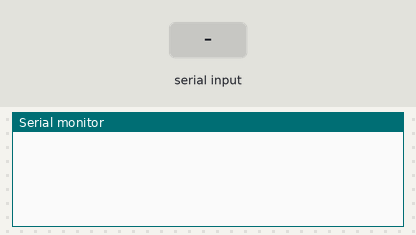
Recording of a sketch running on a simulated Arduino Uno, built with avr-gcc and run on an emulated ATmega328P. On the bench: the last lines printed to the serial monitor. The inputs (shaded band) are chosen by the test bench.

Above: at 1.2 s.
1.3 s: byte 1 (1) received over Serial
At 2.0 s:
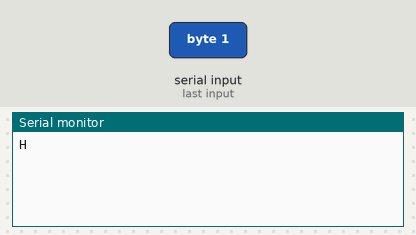
At 2.7 s:
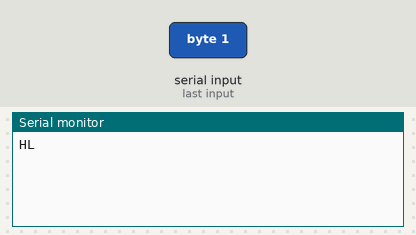

The sketch:

sendxbeeTest.ino
```cpp
int incomingByte;

void setup()
{
  Serial.begin(9600);
}

void loop()
{
  if(Serial.available() > 0)
  {
    incomingByte = Serial.read();
    if(incomingByte == 1)
    {
      Serial.print('H');
      delay(1000);
      Serial.print('L');
      delay(1000);
    }

  }
}
```

Measured:
- after the input at 1.3 s, the serial monitor: prints a new line at once (image 1)
